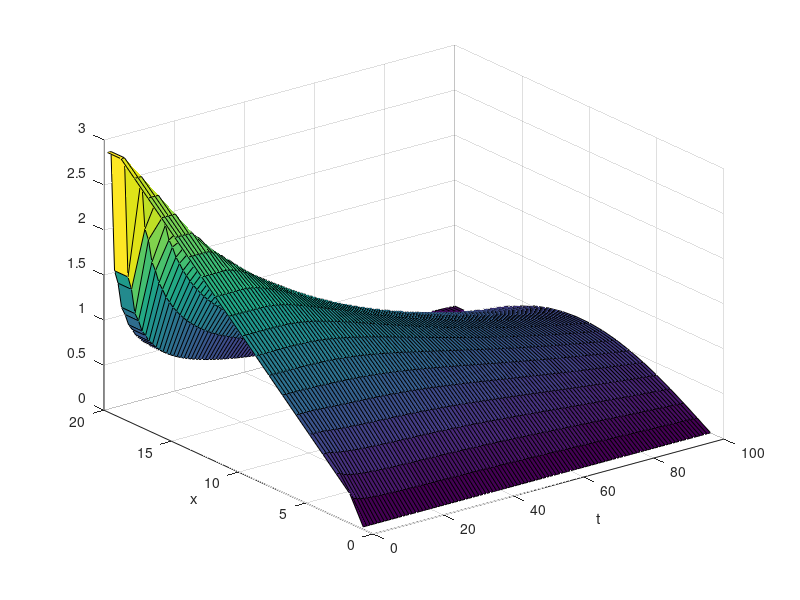

This figure's MATLAB source:
Nx = 20;
Nt = 100;
L = 3;
u = zeros(Nx,Nt);
s = (1/Nt)/(3/Nx)^2;

for i = 1:Nx
    u(i,1) = i/Nx*3;
end

for j=1:Nt
    u(1,j)=0;
end

for j=1:Nt-1
    for i=2:Nx-1
        u(i,j+1)=s*u(i+1,j)+(1-2*s)*u(i,j)+s*u(i-1,j);
    end
end

for j=1:Nt
    u(Nx,j)=u(Nx-1,j);
end

[x,t] = meshgrid(1:Nt,1:Nx);
surf(x,t,u);
xlabel('t');
ylabel('x');